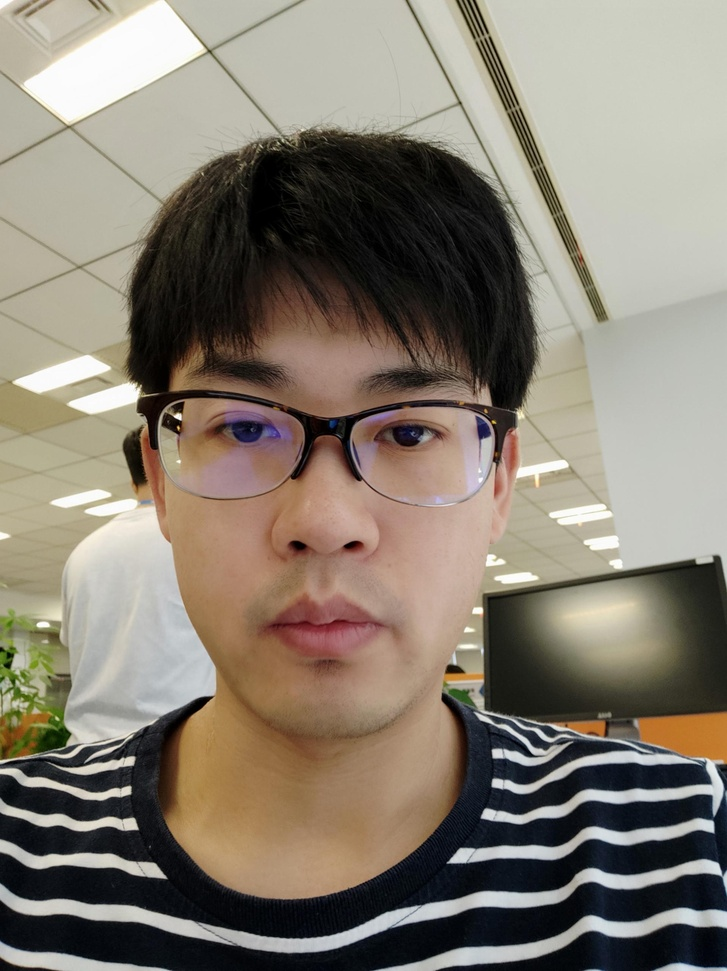
#> input picture 3dFace/h5/unitTest/0/6700cb02a4d478b2883333435f32844c.jpg, 727 x 971 px, shrunk from 1916 x 2560 before the run; its folder holds only this picture in this run
$ python -i util_code.py   (imports and definitions only)
#> lines starting #> are read from the running program, lines starting #| are printed output that depends on the picture
#> further down, picture is the input picture: shape (971, 727, 3); mean B, G, R 113.1, 125.8, 134.5
#!/usr/bin/env python
#encoding: utf-8
#Author: xiao hui
#Date:2017.04.01
#function: functions that used to get the code position
#tips:
#1. 检测的头像下沿线应该在检测到的号码的上方，而不能有交集。
#2. 检测的头像下沿线的方向和检测到的号码的方向差不多一致。
#3. 若号码检测不到,则以头像下沿线方向为准。
#4. 小波掩码。
import os
import cv2
import copy
import math
import time
import numpy as np
import glob

import pywt
import  cv2

import re


def check_code(data):
    max_len=12
    gap=[10,18]
    data=np.abs(data)
    _iter=0
    ret=[]
    for i in range(0,len(data)-max_len):
        if np.sum(data[i:i+max_len])!=0:
            if _iter>0:
                ret.append([i,_iter])
                _iter=0
        else:
            if len(ret)>0 and _iter==0:
                ret.append([i,_iter])
            else:
                _iter+=1
                continue
    if len(ret)==1:
        return ret[0][0]+max_len,ret[0][0]+30,True
    elif len(ret)>1:
        return ret[0][0]+max_len,ret[1][0],True if ret[1][0]-(ret[0][0]+max_len)>=gap[0] and ret[1][0]-(ret[0][0]+max_len)<gap[1] else False
    else:
        return None,None,False

# [9 lines left out: function _rotate2d_, not called in this run]

def rotate_about_center(src, angle, scale=1.):
    w = src.shape[1]
    h = src.shape[0]
    rangle = np.deg2rad(angle)  # angle in radians
    # now calculate new image width and height
    nw = (abs(np.sin(rangle)*h) + abs(np.cos(rangle)*w))*scale
    nh = (abs(np.cos(rangle)*h) + abs(np.sin(rangle)*w))*scale
    # ask OpenCV for the rotation matrix
    rot_mat = cv2.getRotationMatrix2D((nw*0.5, nh*0.5), angle, scale)
    # calculate the move from the old center to the new center combined
    # with the rotation
    rot_move = np.dot(rot_mat, np.array([(nw-w)*0.5, (nh-h)*0.5,0]))
    # the move only affects the translation, so update the translation
    # part of the transform
    rot_mat[0,2] += rot_move[0]
    rot_mat[1,2] += rot_move[1]
    return cv2.warpAffine(src, rot_mat, (int(math.ceil(nw)), int(math.ceil(nh))), flags=cv2.INTER_LANCZOS4)

def _code_parser_(img0):
    h,w=img0.shape[0],img0.shape[1]
#> h = 971; w = 727

    img1 = copy.deepcopy(img0)
    r=None
    degs=[0,5,-5,10,-10,15,-15,20,-20,25,-25,30,-30,35,-35,40,-40]
    for deg in degs:
        img = copy.deepcopy(img0)
        imgg=copy.deepcopy(img)


        img = cv2.blur(img, (5,5))
        kernel = np.array([[-1,-1,-1], [-1,9,-1], [-1,-1,-1]])
        img = cv2.filter2D(img, -1, kernel)
        img=255-img

        if deg!=0:
            img=rotate_about_center(img, deg, scale=1.)
            img=img[int(0.205*img.shape[0]):int((1-0.205)*img.shape[0]),int(0.205*img.shape[1]):int((1-0.205)*img.shape[1])]

        ret,img=cv2.threshold(img,180,255,cv2.THRESH_BINARY)
        pywt_level=5
        coeffs= pywt.wavedec2(img, 'haar', level=pywt_level)

        _coeffs=copy.deepcopy(coeffs)
        pp=np.sum(coeffs[pywt_level][1],1)
        a1,a2,r=check_code(pp)
        if r:
            y1=int(h*(float(a1)/len(pp)))
            y2=int(h*(float(a2)/len(pp)))

            x11,y11=_rotate2d_(-deg,[0, y1],[w/2,h/2])
            x22,y22=_rotate2d_(-deg,[w, y2],[w/2,h/2])

            '''
            img3=img0[y11:y22,0:w]
            NpKernel = np.uint8(np.ones((20,20)))
            img3 = cv2.erode(img3,NpKernel)
            print("***************%s"%(deg))
            '''
            #print(y22,y11)
            return [0, y11-10,w, np.abs(y22-y11)+20]
#> this loop made 17 passes
#> pass 1, in _code_parser_, `img=255-img`:
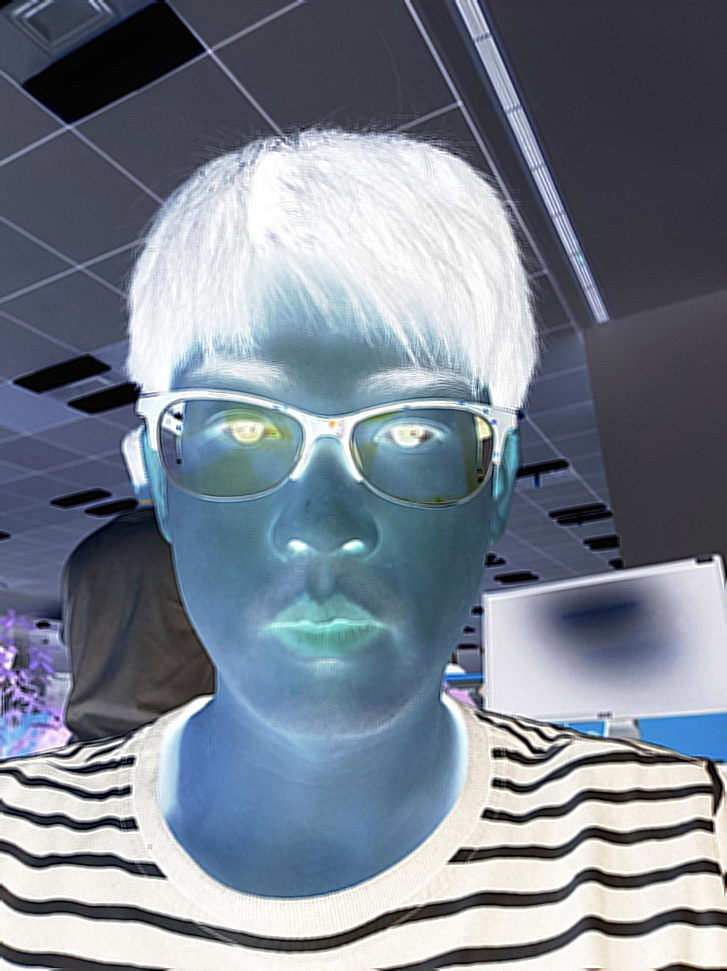
#> img: shape (971, 727, 3); mean B, G, R 141.8, 129, 120.3
#> pass 1, in _code_parser_, `ret,img=cv2.threshold(img,180,255,cv2.THRESH_BINARY)`:
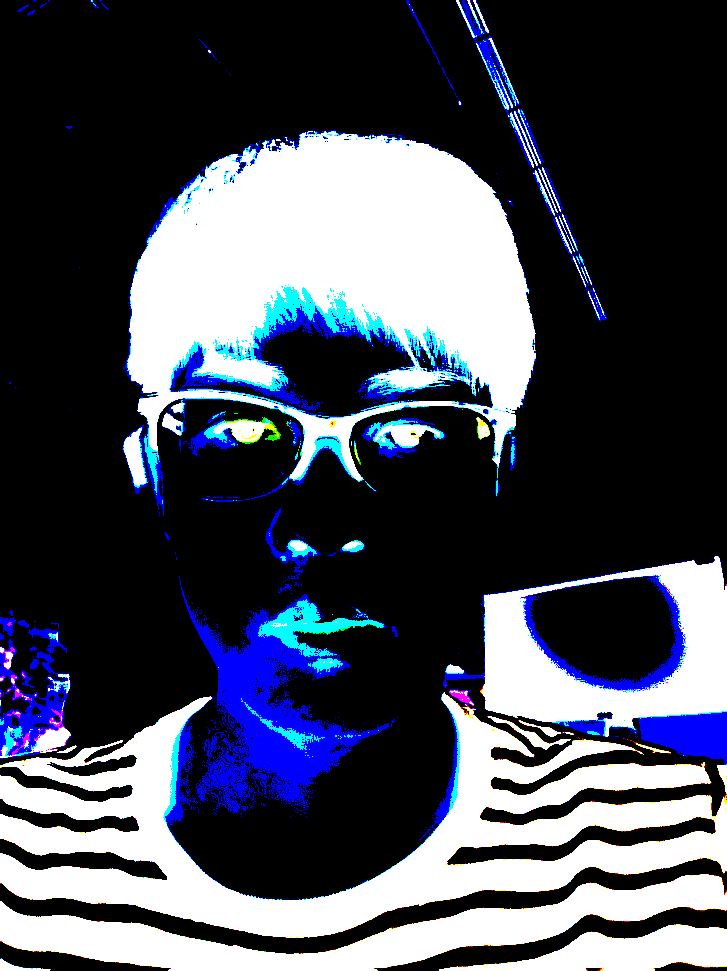
#> img: shape (971, 727, 3); mean B, G, R 88.8, 75.4, 70.9
#> after the loop:
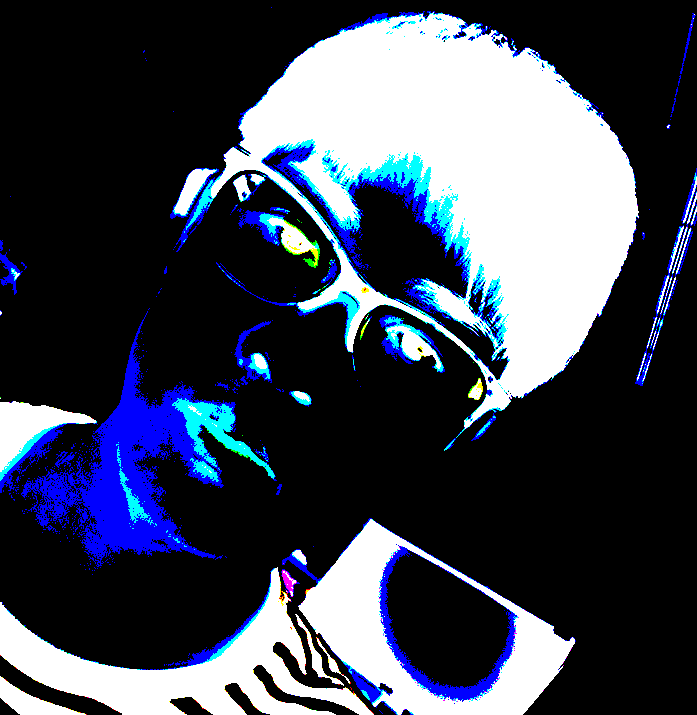
#> img: shape (715, 697, 3); mean B, G, R 83.4, 68.3, 62.1
    return [None,None,None,None]

# [97 lines left out: functions _mask_area_gray_, _mask_area_, not called in this run]

>>> import cv2
>>> picture = cv2.imread('../3dFace/h5/unitTest/0/6700cb02a4d478b2883333435f32844c.jpg')
>>> result = _code_parser_(picture)
#> result = 4 items

$ run again, on 3dFace/h5/unitTest/0/f189eb90426a9b65ca42ce75e09e7f7b.jpg
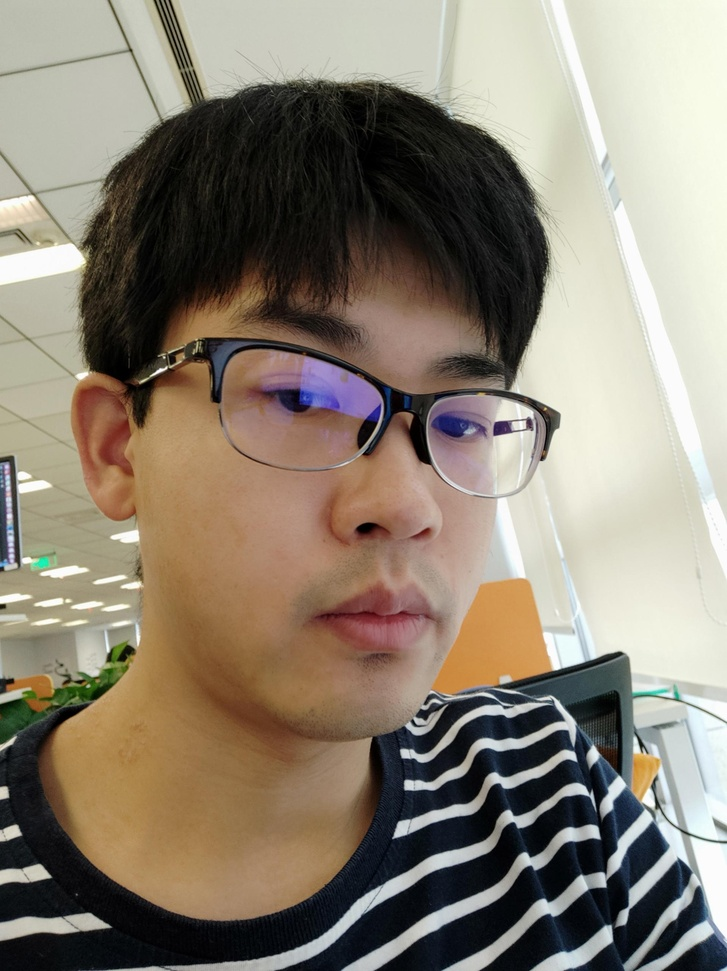
#> input picture 3dFace/h5/unitTest/0/f189eb90426a9b65ca42ce75e09e7f7b.jpg, 727 x 971 px, shrunk from 1916 x 2560 before the run
#> picture is the input picture: shape (971, 727, 3); mean B, G, R 115.4, 130.1, 139.9
#> the loop in _code_parser_, `for deg in degs:` made 2 passes
#> (a1, a2, r, y1, y2, x11, y11, x22) on pass 2: (36, 54, True, 57, 86, -35, 90, 690)
#> pass 1, in _code_parser_, `ret,img=cv2.threshold(img,180,255,cv2.THRESH_BINARY)`:
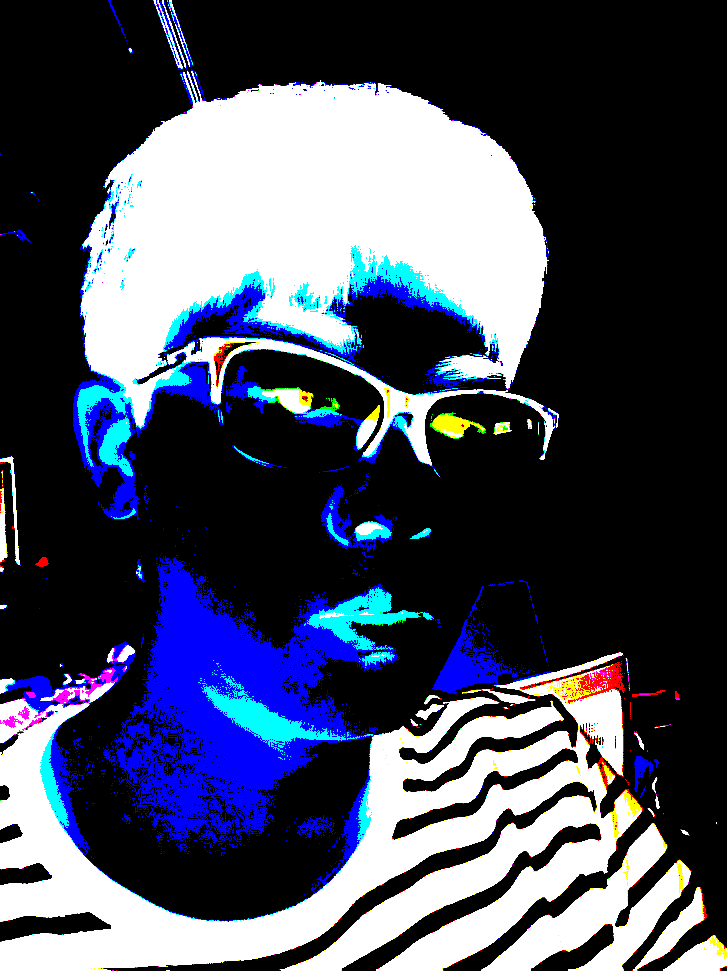
#> img: shape (971, 727, 3); mean B, G, R 94.5, 75.6, 70.4
#> after the loop in _code_parser_, `for deg in degs:`:
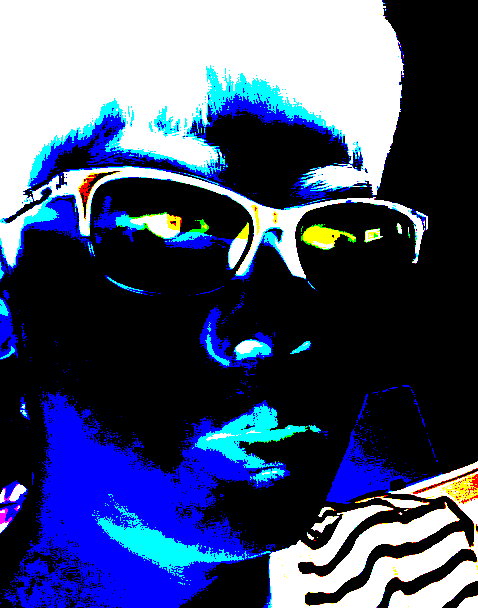
#> img: shape (608, 478, 3); mean B, G, R 113.2, 79.7, 68.4
#> result = [0, 80, 727, 55]
